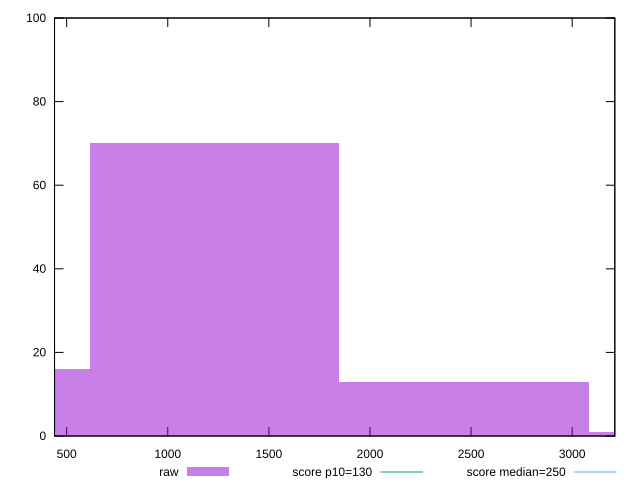

gnuplot code for this plot:
reset

$raw <<EOF
1232.3894726509798 70
0 16
2464.7789453019595 13
3697.1684179529393 1
EOF

set key outside below
set boxwidth 1232.3894726509798
set xrange [440:3211.0000000000055]
set yrange [0:100]
set trange [0:100]
set style fill transparent solid 0.5 noborder

set parametric
set terminal svg size 640, 490 enhanced background rgb 'white'
set output "report_00013_2021-02-09T12-04-24.940Z/max-potential-fid/samples/pages+cached/raw/histogram.svg"

plot $raw title "raw" with boxes, \
     130,t title "score p10=130", \
     250,t title "score median=250"

reset
